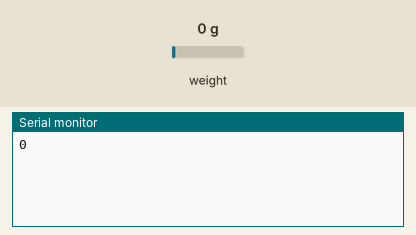
Simulated run of this sketch. Board: Arduino Uno, built with avr-gcc and run on an emulated ATmega328P. Shown: the last lines printed to the serial monitor. The test bench sets the inputs (shaded band); at power-on: weight on the scale 0 g.

Above: at 3.2 s.
3.3 s: weight on the scale set to 100 g
At 4.3 s:
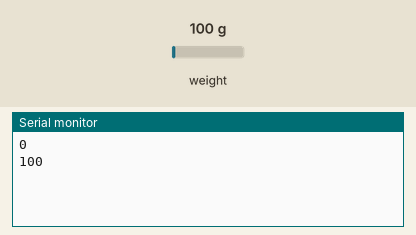
4.8 s: weight on the scale set to 1250 g
At 6.3 s:
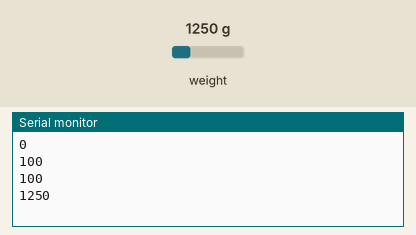
Timing chart, 0 to 7.8 s (numbered marks = the images above; inputs shaded):
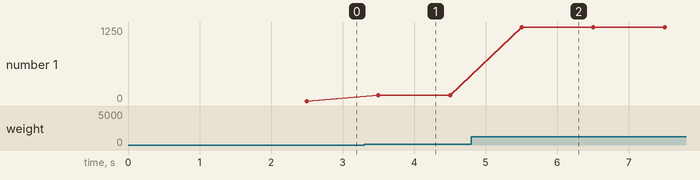

Measured:
- after the input at 3.3 s, the serial monitor: prints a new line after 0.20 s (image 1)
- after the input at 4.8 s, the serial monitor: prints a new line after 0.70 s (image 2)
- plotted number 1: 0 → 100 after the input at 3.3 s, 100 → 1250 after the input at 4.8 s

The sketch:

Infovis_1.ino
```cpp
#include "HX711.h"

const int LOADCELL_DOUT_PIN = 2;
const int LOADCELL_SCK_PIN = 3;

HX711 scale;

// Factor de Calibración
const float FACTOR_CALIBRACION = -660.0;

void setup() {
  Serial.begin(9600);

  scale.begin(LOADCELL_DOUT_PIN, LOADCELL_SCK_PIN);

  // Dejamos un segundo para que todo se estabilice mecánicamente
  delay(1000);

  // Taramos la balanza
  scale.tare();

  // Aplicamos factor de calibración
  scale.set_scale(FACTOR_CALIBRACION);
}

void loop() {
  // get_units(5) toma el promedio de 5 lecturas rápidas para evitar saltos bruscos
  float pesoGramos = scale.get_units(5);

  // Por ruido eléctrico menor, a veces en reposo puede marcar -0.3 o valores similares.
  // Con esto nos aseguramos de que el dashboard web reciba un 0 limpio si no hay nada encima.
  if (pesoGramos < 0.2) {
    pesoGramos = 0.0;
  }

  // Imprimimos solo el número entero para que el backend de la web lo procese sin problemas
  Serial.println((int)pesoGramos);

  // Enviamos datos cada 500ms para mantener una actualización fluida en el mapa interactivo
  delay(500);
}
```
